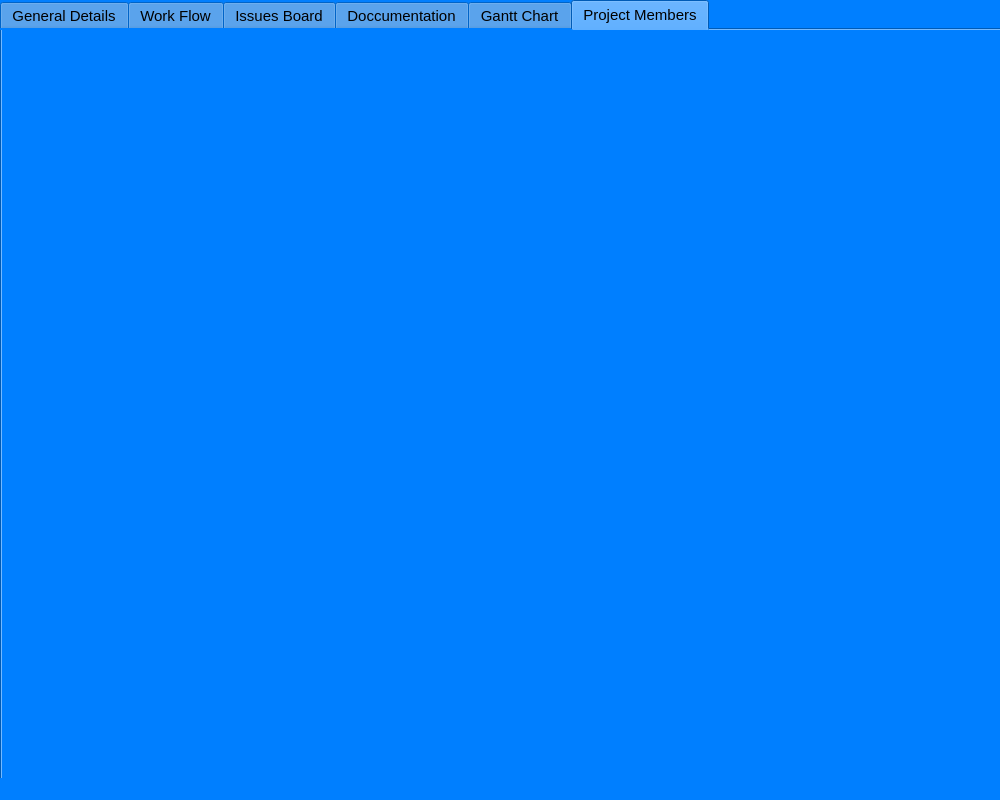
<?xml version="1.0" encoding="UTF-8"?>
<ui version="4.0">
 <class>projectWindow</class>
 <widget class="QMainWindow" name="projectWindow">
  <property name="geometry">
   <rect>
    <x>0</x>
    <y>0</y>
    <width>1000</width>
    <height>800</height>
   </rect>
  </property>
  <property name="minimumSize">
   <size>
    <width>1000</width>
    <height>800</height>
   </size>
  </property>
  <property name="maximumSize">
   <size>
    <width>1000</width>
    <height>800</height>
   </size>
  </property>
  <property name="font">
   <font>
    <family>Calibri Light</family>
    <pointsize>10</pointsize>
   </font>
  </property>
  <property name="windowTitle">
   <string>Project Window</string>
  </property>
  <property name="styleSheet">
   <string notr="true">background-color: rgb(0, 127, 255);
font-family: &quot;Calibri Light&quot;;
color: white;</string>
  </property>
  <widget class="QWidget" name="centralwidget">
   <widget class="QTabWidget" name="tabWidget">
    <property name="geometry">
     <rect>
      <x>0</x>
      <y>0</y>
      <width>1500</width>
      <height>1000</height>
     </rect>
    </property>
    <property name="minimumSize">
     <size>
      <width>1500</width>
      <height>1000</height>
     </size>
    </property>
    <property name="maximumSize">
     <size>
      <width>1500</width>
      <height>1000</height>
     </size>
    </property>
    <property name="styleSheet">
     <string notr="true">font-size: 15px;
color: black;</string>
    </property>
    <property name="currentIndex">
     <number>5</number>
    </property>
    <widget class="QWidget" name="generalDetails_btn">
     <property name="font">
      <font>
       <family>Calibri Light</family>
       <pointsize>-1</pointsize>
      </font>
     </property>
     <attribute name="title">
      <string>General Details</string>
     </attribute>
     <widget class="QLabel" name="generalDetails_proj_abbv">
      <property name="geometry">
       <rect>
        <x>310</x>
        <y>50</y>
        <width>231</width>
        <height>41</height>
       </rect>
      </property>
      <property name="font">
       <font>
        <family>Calibri Light</family>
        <pointsize>-1</pointsize>
       </font>
      </property>
      <property name="styleSheet">
       <string notr="true">font-size: 20px;
color: white;</string>
      </property>
      <property name="text">
       <string>&lt;Proj abbv&gt;</string>
      </property>
     </widget>
     <widget class="QLabel" name="generalDetails_proj_code">
      <property name="geometry">
       <rect>
        <x>10</x>
        <y>50</y>
        <width>201</width>
        <height>41</height>
       </rect>
      </property>
      <property name="font">
       <font>
        <family>Calibri Light</family>
        <pointsize>-1</pointsize>
       </font>
      </property>
      <property name="styleSheet">
       <string notr="true">font-size: 20px;
color: white;</string>
      </property>
      <property name="text">
       <string>&lt;Proj code&gt;</string>
      </property>
     </widget>
     <widget class="QLabel" name="generalDetails_proj_phase">
      <property name="geometry">
       <rect>
        <x>540</x>
        <y>120</y>
        <width>391</width>
        <height>41</height>
       </rect>
      </property>
      <property name="font">
       <font>
        <family>Calibri Light</family>
        <pointsize>-1</pointsize>
       </font>
      </property>
      <property name="styleSheet">
       <string notr="true">font-size: 20px;
color: white;</string>
      </property>
      <property name="text">
       <string>&lt;Phase:&gt;</string>
      </property>
      <property name="alignment">
       <set>Qt::AlignLeading|Qt::AlignLeft|Qt::AlignVCenter</set>
      </property>
     </widget>
     <widget class="QLabel" name="generalDetails_proj_completion">
      <property name="geometry">
       <rect>
        <x>540</x>
        <y>160</y>
        <width>391</width>
        <height>41</height>
       </rect>
      </property>
      <property name="font">
       <font>
        <family>Calibri Light</family>
        <pointsize>-1</pointsize>
       </font>
      </property>
      <property name="styleSheet">
       <string notr="true">font-size: 20px;
color: white;</string>
      </property>
      <property name="text">
       <string>&lt;Completion:&gt;</string>
      </property>
      <property name="alignment">
       <set>Qt::AlignLeading|Qt::AlignLeft|Qt::AlignVCenter</set>
      </property>
     </widget>
     <widget class="QGroupBox" name="generalDetails_issues_box">
      <property name="geometry">
       <rect>
        <x>10</x>
        <y>100</y>
        <width>511</width>
        <height>121</height>
       </rect>
      </property>
      <property name="styleSheet">
       <string notr="true">background-color:&quot;light grey&quot;;
color: white;
border: 2px solid white;
border-radius: 10px;
font-size: 15px;</string>
      </property>
      <property name="title">
       <string/>
      </property>
      <widget class="QLabel" name="generalDescription_open_issues">
       <property name="geometry">
        <rect>
         <x>10</x>
         <y>10</y>
         <width>491</width>
         <height>41</height>
        </rect>
       </property>
       <property name="styleSheet">
        <string notr="true">font-size: 20px;
border: none;
color: red;</string>
       </property>
       <property name="text">
        <string>&lt;No. of open issues: &gt;</string>
       </property>
      </widget>
      <widget class="QLabel" name="generalDescription_closed_issues">
       <property name="geometry">
        <rect>
         <x>10</x>
         <y>60</y>
         <width>491</width>
         <height>41</height>
        </rect>
       </property>
       <property name="styleSheet">
        <string notr="true">font-size: 20px;
border: none;
color: green;</string>
       </property>
       <property name="text">
        <string>&lt;No. of closed issues: &gt;</string>
       </property>
      </widget>
     </widget>
     <widget class="QGroupBox" name="generalDetails_docs_box">
      <property name="geometry">
       <rect>
        <x>10</x>
        <y>240</y>
        <width>971</width>
        <height>121</height>
       </rect>
      </property>
      <property name="styleSheet">
       <string notr="true">background-color:&quot;light grey&quot;;
color: white;
border: 2px solid white;
border-radius: 10px;
font-size: 15px;</string>
      </property>
      <property name="title">
       <string/>
      </property>
      <widget class="QLabel" name="generalDescription_dwg_count">
       <property name="geometry">
        <rect>
         <x>10</x>
         <y>10</y>
         <width>261</width>
         <height>41</height>
        </rect>
       </property>
       <property name="styleSheet">
        <string notr="true">font-size: 20px;
border: none;
color: black;</string>
       </property>
       <property name="text">
        <string>&lt;No. DWG files: &gt;</string>
       </property>
      </widget>
      <widget class="QLabel" name="generalDescription_bim_count">
       <property name="geometry">
        <rect>
         <x>10</x>
         <y>60</y>
         <width>261</width>
         <height>41</height>
        </rect>
       </property>
       <property name="styleSheet">
        <string notr="true">font-size: 20px;
border: none;
color: black;</string>
       </property>
       <property name="text">
        <string>&lt;No. BIM files: &gt;</string>
       </property>
      </widget>
      <widget class="QLabel" name="generalDescription_excel_count">
       <property name="geometry">
        <rect>
         <x>530</x>
         <y>60</y>
         <width>261</width>
         <height>41</height>
        </rect>
       </property>
       <property name="styleSheet">
        <string notr="true">font-size: 20px;
border: none;
color: black;</string>
       </property>
       <property name="text">
        <string>&lt;No. Excel files: &gt;</string>
       </property>
      </widget>
      <widget class="QLabel" name="generalDescription_pdf_count">
       <property name="geometry">
        <rect>
         <x>530</x>
         <y>10</y>
         <width>261</width>
         <height>41</height>
        </rect>
       </property>
       <property name="styleSheet">
        <string notr="true">font-size: 20px;
border: none;
color: black;</string>
       </property>
       <property name="text">
        <string>&lt;No. PDF files: &gt;</string>
       </property>
      </widget>
     </widget>
     <widget class="QTableView" name="tableView">
      <property name="geometry">
       <rect>
        <x>10</x>
        <y>370</y>
        <width>971</width>
        <height>391</height>
       </rect>
      </property>
      <property name="styleSheet">
       <string notr="true">background-color: &quot;light grey&quot;;
color: black;
font-size: 15px;
border: 2px solid white;</string>
      </property>
     </widget>
     <widget class="QLabel" name="generalDetails_proj_title">
      <property name="geometry">
       <rect>
        <x>10</x>
        <y>10</y>
        <width>231</width>
        <height>41</height>
       </rect>
      </property>
      <property name="font">
       <font>
        <family>Calibri Light</family>
        <pointsize>-1</pointsize>
       </font>
      </property>
      <property name="styleSheet">
       <string notr="true">font-size: 20px;
color: white;</string>
      </property>
      <property name="text">
       <string>&lt;Proj title&gt;</string>
      </property>
     </widget>
    </widget>
    <widget class="QWidget" name="workFlow_btn">
     <attribute name="title">
      <string>Work Flow</string>
     </attribute>
     <widget class="QLabel" name="workFlow_current_pahse">
      <property name="geometry">
       <rect>
        <x>10</x>
        <y>50</y>
        <width>511</width>
        <height>41</height>
       </rect>
      </property>
      <property name="font">
       <font>
        <family>Calibri Light</family>
        <pointsize>-1</pointsize>
       </font>
      </property>
      <property name="styleSheet">
       <string notr="true">font-size: 20px;
color: white;</string>
      </property>
      <property name="text">
       <string>&lt;Current Phase: &gt;</string>
      </property>
     </widget>
     <widget class="QLabel" name="workFlow_work_flow_name">
      <property name="geometry">
       <rect>
        <x>10</x>
        <y>10</y>
        <width>511</width>
        <height>41</height>
       </rect>
      </property>
      <property name="font">
       <font>
        <family>Calibri Light</family>
        <pointsize>-1</pointsize>
       </font>
      </property>
      <property name="styleSheet">
       <string notr="true">font-size: 20px;
color: white;</string>
      </property>
      <property name="text">
       <string>&lt;Workflow:&gt;</string>
      </property>
     </widget>
     <widget class="QPushButton" name="flowEdit_btn">
      <property name="geometry">
       <rect>
        <x>770</x>
        <y>20</y>
        <width>181</width>
        <height>61</height>
       </rect>
      </property>
      <property name="styleSheet">
       <string notr="true">background-color: white;
color: black;
border: 2px solid black;
border-radius: 10px;
font-size: 20px;</string>
      </property>
      <property name="text">
       <string>Edit Work FLow</string>
      </property>
     </widget>
     <widget class="QScrollArea" name="scrollArea">
      <property name="geometry">
       <rect>
        <x>10</x>
        <y>100</y>
        <width>981</width>
        <height>661</height>
       </rect>
      </property>
      <property name="styleSheet">
       <string notr="true">background-color: &quot;light grey&quot;;
color: white;
border-radius: 10px;
border: 2px solid white;</string>
      </property>
      <property name="widgetResizable">
       <bool>true</bool>
      </property>
      <widget class="QWidget" name="scrollAreaWidgetContents">
       <property name="geometry">
        <rect>
         <x>0</x>
         <y>0</y>
         <width>977</width>
         <height>657</height>
        </rect>
       </property>
      </widget>
     </widget>
    </widget>
    <widget class="QWidget" name="issuesBoard_btn">
     <attribute name="title">
      <string>Issues Board</string>
     </attribute>
    </widget>
    <widget class="QWidget" name="docsList_btn">
     <attribute name="title">
      <string>Doccumentation</string>
     </attribute>
    </widget>
    <widget class="QWidget" name="ganttChart_btn">
     <attribute name="title">
      <string>Gantt Chart</string>
     </attribute>
    </widget>
    <widget class="QWidget" name="projMembers_btn">
     <attribute name="title">
      <string>Project Members</string>
     </attribute>
    </widget>
   </widget>
  </widget>
  <widget class="QStatusBar" name="statusbar"/>
 </widget>
 <resources/>
 <connections/>
</ui>
